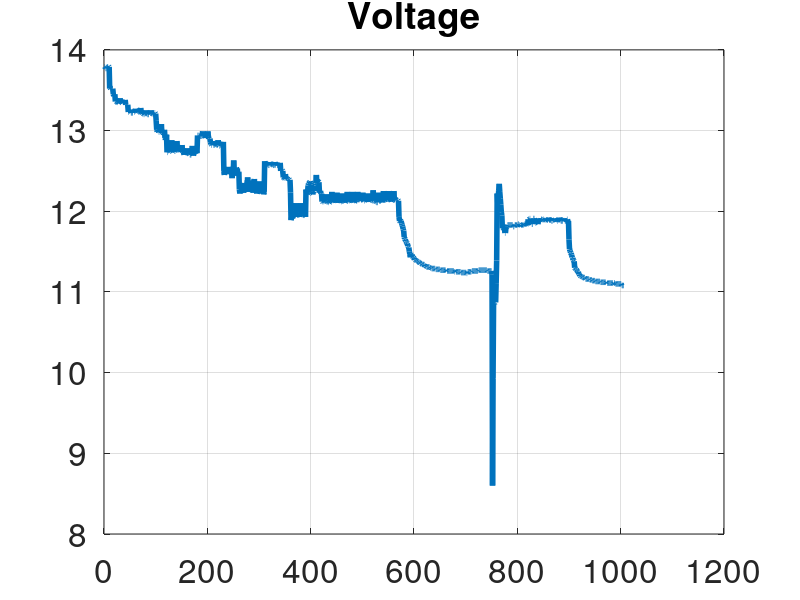
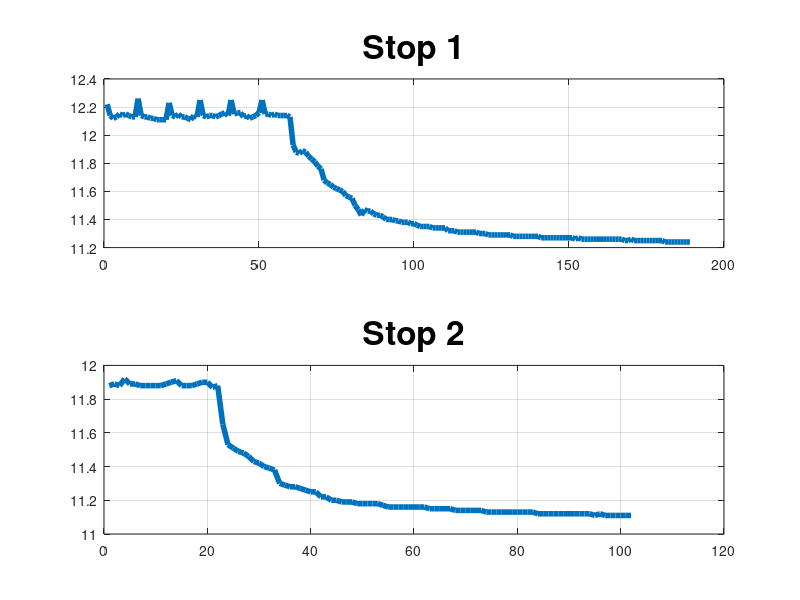
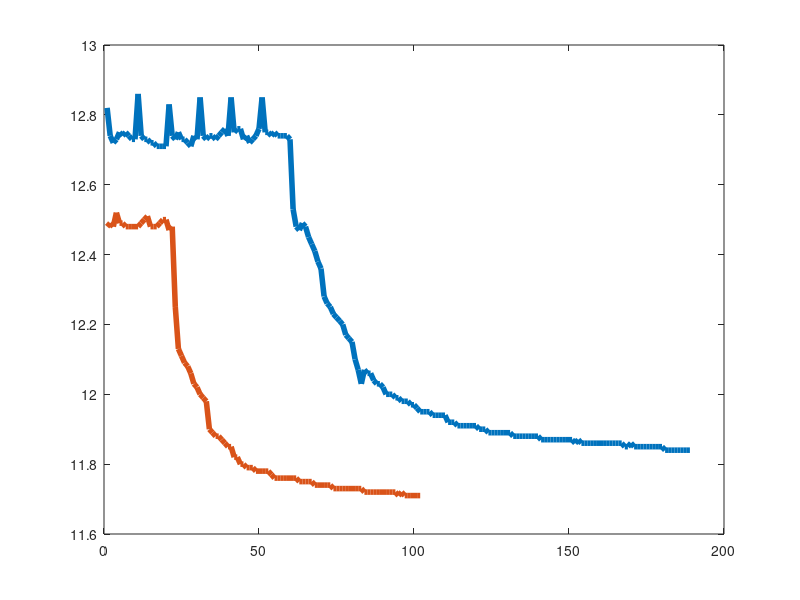

Here is the MATLAB script that generated these plots, in order: (Note: this script raises an error after producing the figures.)
load('Stop_Charg.mat')
load('Stop_Charg_1_f63.mat');
load('Stop_Charg_2_eef.mat');

figure(1);
plot(Stop_Charg,'Linewidth',4);
grid();
title('Voltage','FontSize',24');
set(gca,'FontSize',24);

figure(2);
set(gca,'FontSize',24);
subplot(2,1,1);
plot(Stop_Charg_1_f63,'Linewidth',4);
grid();
title('Stop 1','FontSize',24');
subplot(2,1,2);
plot(Stop_Charg_2_eef,'Linewidth',4);
grid();
title('Stop 2','FontSize',24');


figure(3);
set(gca,'FontSize',24);
plot(Stop_Charg_1_f63+(15*0.04),'Linewidth',4);
hold on;
plot(Stop_Charg_2_eef+(15*0.04),'Linewidth',4);
hold on;
plot(Stop_1_a54,'Linewidth',4);
hold on;
plot(Stop_2_be8,'Linewidth',4);
hold on;
plot(Stop_3_d88,'Linewidth',4);
hold on;
plot(Stop_4_d36,'Linewidth',4);
hold on;
plot(Stop_5_dc0,'Linewidth',4);
hold on;
grid();
